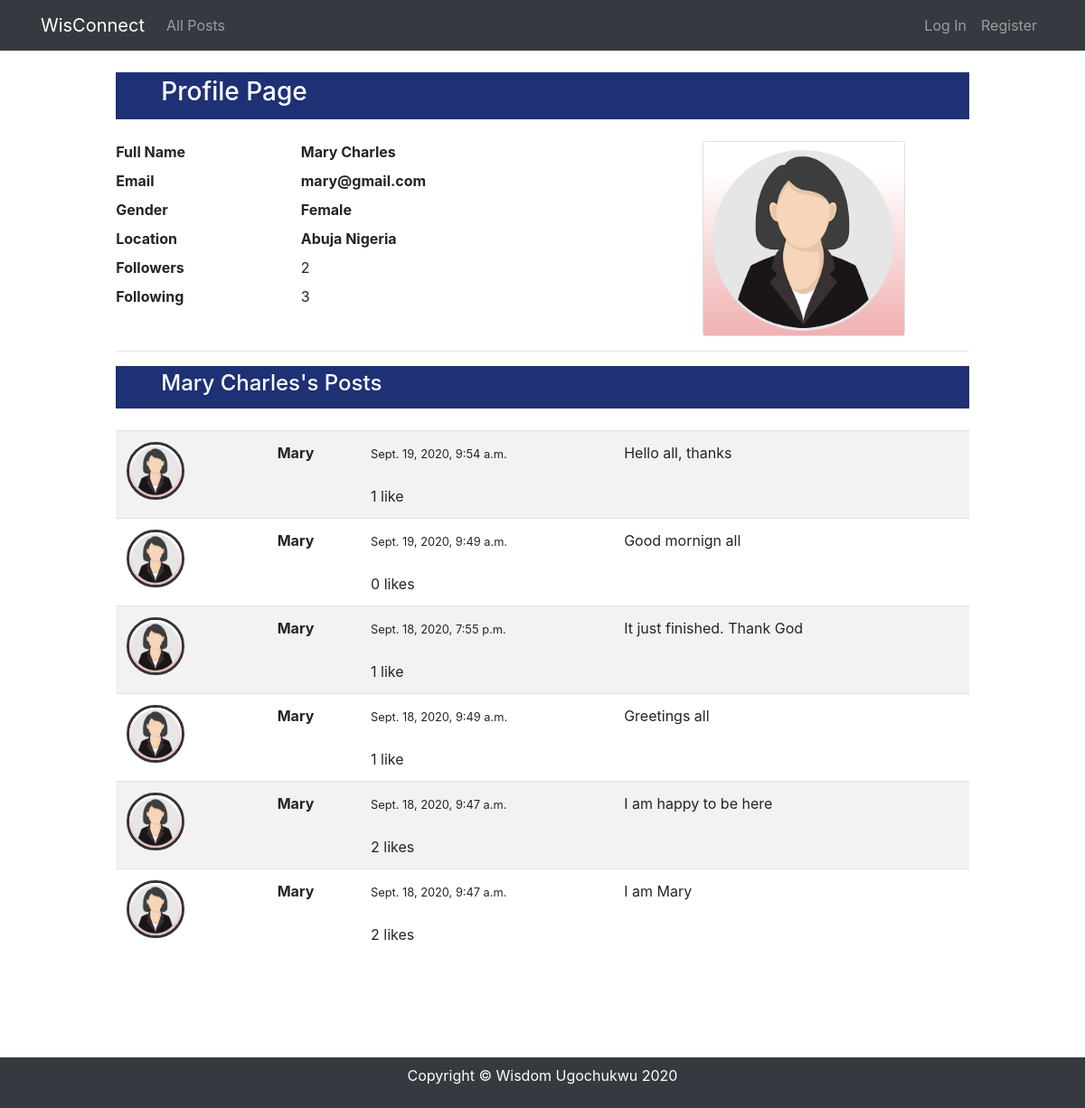
Page /3/profile on the committed database.
### network/models.py (models this page shows, shortened)
class UserProfile(models.Model):
   user = models.OneToOneField(User, on_delete=models.CASCADE)
   location = models.CharField(max_length=30)
   gender = models.CharField(max_length=255, null=True, blank=True)
   profile_pic = models.ImageField(null=True, blank=True, upload_to='profile/')
   following = models.ManyToManyField(User, related_name="following_user", blank=True, symmetrical=False)
   def __str__(self):
      return str(self.user)
   def num_following(self):
      return self.following.all().count()

class Post(models.Model):
   poster = models.ForeignKey(User, on_delete=models.CASCADE)
   body = models.TextField(blank=True, null=True)
   post_date = models.DateTimeField(auto_now_add=True)
   liked = models.ManyToManyField(User, related_name='like_post', blank = True)
   class Meta:
      ordering = ['-post_date']
   def num_likes(self):
      return self.liked.all().count()

### network/views.py (the view)
# urls.py: path("<int:page_user_id>/profile", views.show_profile, name='show_profile'),
def show_profile(request, page_user_id):
   page_user = UserProfile.objects.get(id=page_user_id)
   posts = Post.objects.filter(poster=page_user.user.id)
   users_followed = UserProfile.objects.filter(following=page_user.id)
   num_followed = users_followed.count()
   page = request.GET.get('page', 1)
   paginator = Paginator(posts, 10)
   try:
      posts = paginator.page(page)
   except PageNotAnInteger:
      posts = paginator.page(1)
   except EmptyPage:
      posts = paginator.page(paginator.num_pages)
   print(page_user)
   context = { "page_user":page_user, "posts":posts, "num_followed": num_followed}
   return render(request, "network/profile.html", context)

### network/templates/network/profile.html (shortened to what this page needs)
{% extends "network/layout.html" %}
{% load static %}
{% block body %}
<div style="width: 85%; margin: auto;">
   <div class="main_title">
      <h3>Profile Page </h3>
   </div> <br>
   <div class="row ">
      <div class="col-8">
         <div>
            <label class="label" for="name">Full Name</label>
            <span class="title_header"> {{ page_user.user.first_name }} {{page_user.user.last_name}} </span>
         </div>
         <div>
            <label class="label" for="email">Email</label>
            <span class="title_header"> {{ page_user.user.email }}</span>
         </div>
         <div>
            <label class="label" for="gender">Gender</label>
            <span class="title_header"> {{ page_user.gender }}</span>
         </div>
         <div>
            <label class="label">Location</label>
            <span class="title_header"> {{page_user.location}}</span>
         </div>
         <div>
            <label class="label" >Followers</label>
            <span class="follow-count{{page_user.user.id}}"> {{page_user.num_following}} </span>
         </div>
         <div>
            <label class="label">Following</label>
            <span class="follow-count{{user.id}}"> {{num_followed}} </span>
         </div>
         <br>
      </div>
      <div class="col-4">
         <div class="card" style="width: 14rem;">
            {% if page_user.profile_pic %}
            <img src="{{ page_user.profile_pic.url }}" class="card-img-top" alt="...">
            {% else %}
            {% if page_user.gender == 'Male' %}
            <img src="{% static 'network/profile/male.png' %}" class="card-img-top" alt="...">
            {% else %}
            <img src="{% static 'network/profile/female.png' %}" class="card-img-top" alt="...">
            {% endif %}
            {% endif %}
         </div>
      </div>
   </div>
   <hr>
</div>
<div style="width: 85%; margin: auto;">
   <div class="main_title">
      <h4> {{ page_user.user.first_name }} {{page_user.user.last_name}}'s Posts</h4>
   </div>
   <br>
   <table id="postTable" class="table table-striped">
      {% if posts %}
      {% for post in posts %}
      <tr id="post-{{post.id}}">
         <td>
            {% if post.poster.userprofile.profile_pic %}
            <img src="{{ post.poster.userprofile.profile_pic.url }}" class="rounded-circle align-self-start mr-3 b-1"
               alt="" width="64" height="64" style="border:3px solid #333;"><br>
            {% else %}
            {% if post.poster.userprofile.gender == 'Female' %}
            <img src="{% static 'network/profile/female.png' %}" class="rounded-circle align-self-start mr-3 b-1"
               alt="Pic" width="64" height="64" style="border:3px solid #333;"><br>
            {% else %}
            <img src="{% static 'network/profile/male.png' %}" class="rounded-circle align-self-start mr-3 b-1"
               alt="Pic" width="64" height="64" style="border:3px solid #333;"><br>
            {% endif %}
            {% endif %}
         </td>
         <td class="userName " name="poster">
            <strong><p class="m-0">{{post.poster.username}}</p> </strong>
            <br>
         </td>
         <td>
            <small> {{ post.post_date }} </small><br><br>
            <div class="row">
               <div class="col">
                  <span class="like-count{{post.id}}"> {{post.num_likes}} </span>
                  like{{post.num_likes|pluralize}}
               </div>
            </div>
         </td>
         <td class="userBody userData" name="body" colspan="3">
            {{ post.body }}
         </td>
         <td>
         </td>
      </tr>
      {% endfor %}
      {% else %}
      No Posts Yet
      {% endif %}
   </table>
   <br><br>
<br><br>
</div>
{% endblock %}

### network/static/network/styles.css (style rules this page uses)
.main_title { background-color: #1e3175; color: #fff; padding: 5px 50px; }
.label { font-weight: bold; width: 200px; }
.title_header { font-weight: bold; }

### rows in the picture
UserProfile: user.first_name "Mary", user.last_name "Charles", user.email "mary@gmail.com", gender "Female", location "Abuja Nigeria", num_following "2"
Post: poster.username "Mary", post_date "Sept. 19, 2020, 9:54 a.m.", num_likes "1", body "Hello all, thanks"
Post: poster.username "Mary", post_date "Sept. 19, 2020, 9:49 a.m.", num_likes "0", body "Good mornign all"
Post: poster.username "Mary", post_date "Sept. 18, 2020, 7:55 p.m.", num_likes "1", body "It just finished. Thank God"
Post: poster.username "Mary", post_date "Sept. 18, 2020, 9:49 a.m.", num_likes "1", body "Greetings all"
Post: poster.username "Mary", post_date "Sept. 18, 2020, 9:47 a.m.", num_likes "2", body "I am happy to be here"
Post: poster.username "Mary", post_date "Sept. 18, 2020, 9:47 a.m.", num_likes "2", body "I am Mary"

### other values in the picture
{{ num_followed }} "3"
